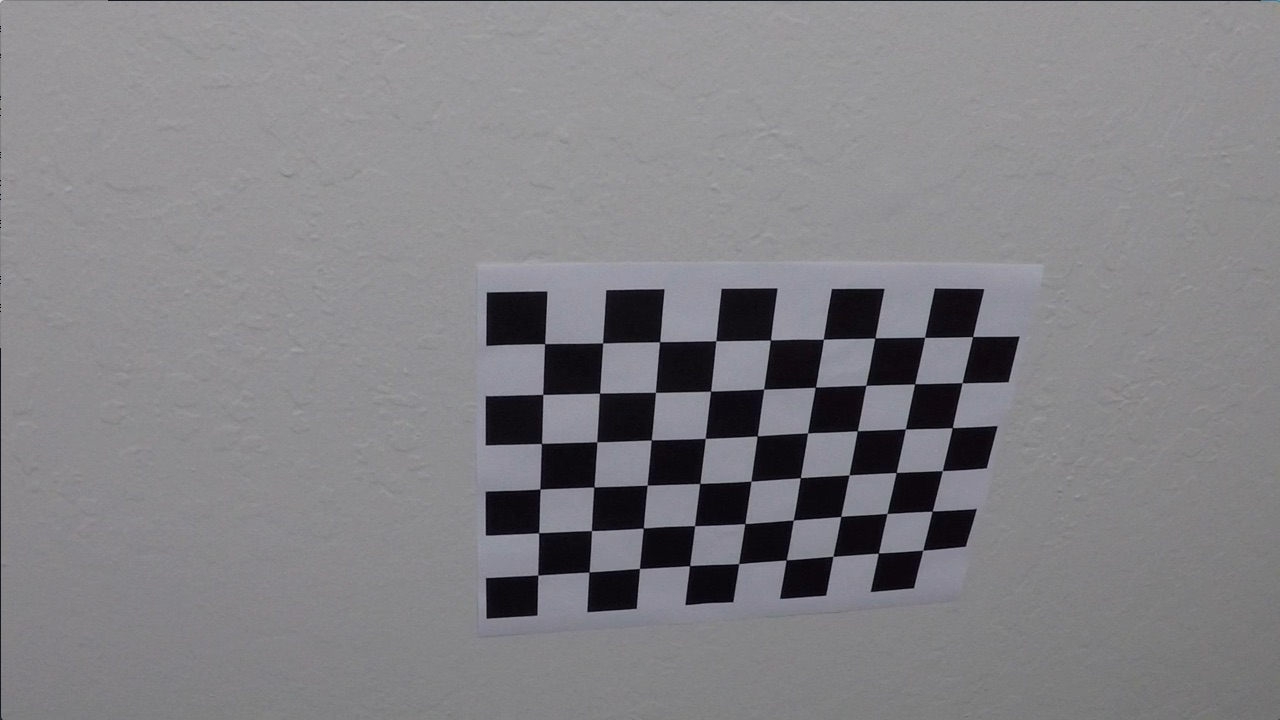
#> input picture CarND-Advanced-Lane-Lines-P2/camera_cal/calibration10.jpg, 1280 x 720 px; its folder holds only this picture in this run
$ jupyter execute --allow-errors P2.ipynb   (shell and % lines are left out)   (older library calls are emulated)
#> lines starting #> are read from the running program, lines starting #| are printed output that depends on the picture; after the words box and inside, x2 and y2 are one past the last pixel; in counts of white or black regions, pixels touching at a corner belong together
## Advanced Lane Finding Project

The goals / steps of this project are the following:

* Compute the camera calibration matrix and distortion coefficients given a set of chessboard images.
* Apply a distortion correction to raw images.
* Use color transforms, gradients, etc., to create a thresholded binary image.
* Apply a perspective transform to rectify binary image ("birds-eye view").
* Detect lane pixels and fit to find the lane boundary.
* Determine the curvature of the lane and vehicle position with respect to center.
* Warp the detected lane boundaries back onto the original image.
* Output visual display of the lane boundaries and numerical estimation of lane curvature and vehicle position.

---

## Import Packages

[cell 1]
import numpy as np
import cv2
import glob
import matplotlib.pyplot as plt
import matplotlib.image as mpimg

## Camera calibration using chessboard images

[cell 2]
# Step 1: extract object points and image points
# prepare object points, like (0,0,0),(1,0,0),(2,0,0),...,(nx,ny,0)
nx = 9
ny = 6
objp = np.zeros((nx*ny,3), np.float32)
objp[:,:2] = np.mgrid[0:nx,0:ny].T.reshape(-1,2)

# Arrays to store object points and image points from all the images.
objpoints = [] # 3d points in real world space
imgpoints = [] # 2d points in image plane.

# Make a list of calibration images
images = glob.glob('camera_cal/calibration*.jpg')

# Step through the list and search for chessboard corners
for fname in images:
    img = cv2.imread(fname)
#> img is the input picture: shape (720, 1280, 3); mean B, G, R 133.1, 129.4, 130.2
    gray = cv2.cvtColor(img, cv2.COLOR_BGR2GRAY)

    # Find the chessboard corners
    ret, corners = cv2.findChessboardCorners(gray, (nx,ny), None)
#> ret = True; corners = 54 rows, first 8: [545.3, 343.1], [602.7, 342.8], [660.1, 341.3], [715.8, 340.7], [770.6, 340], [823.5, 339.2], [874.3, 338.5], [925.1, 337.4]

    # If found, add object points, image points
    if ret == True:
        objpoints.append(objp)
        imgpoints.append(corners)

        # Draw and display the corners
        img = cv2.drawChessboardCorners(img, (nx,ny), corners, ret)
#> img: shape (720, 1280, 3); 1.91% of pixels changed, all inside (x1, y1, x2, y2) = (532, 331, 980, 582)
        #cv2.imshow('img',img)
        #cv2.waitKey(500)

cv2.destroyAllWindows()

# do camera calibration using object points and image points
# test undistortion on first calibration image and save undistorted image
img = cv2.imread('camera_cal/calibration1.jpg')
#> (the rest of this cell did not finish here and is left out)

## Pipeline for combined color and gradient thresholds

### Gradient Thresholds using sobel

[cell 3]
# Define a function that takes an image, gradient orientation,
# and threshold min / max values.
def abs_sobel_thresh(img, orient='x', sobel_kernel=3, thresh=(0,255)):
    # Convert to grayscale
    gray = cv2.cvtColor(img, cv2.COLOR_RGB2GRAY)  # use if image is read in via mpimg
    #gray = cv2.cvtColor(img, cv2.COLOR_BGR2GRAY) # use if image is read in via cv2
    # Apply x or y gradient with the OpenCV Sobel() function
    # and take the absolute value
    if orient == 'x':
        abs_sobel = np.absolute(cv2.Sobel(gray, cv2.CV_64F, 1, 0, ksize=sobel_kernel))
    if orient == 'y':
        abs_sobel = np.absolute(cv2.Sobel(gray, cv2.CV_64F, 0, 1, ksize=sobel_kernel))
    # Rescale back to 8 bit integer
    scaled_sobel = np.uint8(255*abs_sobel/np.max(abs_sobel))
    # Create a copy and apply the threshold
    binary_output = np.zeros_like(scaled_sobel)
    # using exclusive (>, <) thresholds
    binary_output[(scaled_sobel > thresh[0]) & (scaled_sobel < thresh[1])] = 1

    # Return the result
    return binary_output

# Define a function to return the magnitude of the gradient
# for a given sobel kernel size and threshold values
def mag_thresh(img, sobel_kernel=3, thresh=(0, 255)):
    # Convert to grayscale
    gray = cv2.cvtColor(img, cv2.COLOR_RGB2GRAY)  # use if image is read in via mpimg
    #gray = cv2.cvtColor(img, cv2.COLOR_BGR2GRAY) # use if image is read in via cv2
    # Take both Sobel x and y gradients
    sobelx = cv2.Sobel(gray, cv2.CV_64F, 1, 0, ksize=sobel_kernel)
    sobely = cv2.Sobel(gray, cv2.CV_64F, 0, 1, ksize=sobel_kernel)
    # Calculate the gradient magnitude
    gradmag = np.sqrt(sobelx**2 + sobely**2)
    # Rescale to 8 bit
    scale_factor = np.max(gradmag)/255
    gradmag = (gradmag/scale_factor).astype(np.uint8)
    # Create a binary image of ones where threshold is met, zeros otherwise
    binary_output = np.zeros_like(gradmag)
    binary_output[(gradmag > thresh[0]) & (gradmag < thresh[1])] = 1

    # Return the binary image
    return binary_output

# Define a function to threshold an image for a given range and Sobel kernel
def dir_threshold(img, sobel_kernel=3, thresh=(0, np.pi/2)):
    # Grayscale
    gray = cv2.cvtColor(img, cv2.COLOR_RGB2GRAY)  # use if image is read in via mpimg
    #gray = cv2.cvtColor(img, cv2.COLOR_BGR2GRAY) # use if image is read in via cv2
    # Calculate the x and y gradients
    sobelx = cv2.Sobel(gray, cv2.CV_64F, 1, 0, ksize=sobel_kernel)
    sobely = cv2.Sobel(gray, cv2.CV_64F, 0, 1, ksize=sobel_kernel)
    # Take the absolute value of the gradient direction,
    # apply a threshold, and create a binary image result
    absgraddir = np.arctan2(np.absolute(sobely), np.absolute(sobelx))
    binary_output =  np.zeros_like(absgraddir)
    binary_output[(absgraddir >= thresh[0]) & (absgraddir <= thresh[1])] = 1

    # Return the binary image
    return binary_output

### Combined Sobel thresholds

[cell 4]
# read image
image = mpimg.imread('test_images/test5.jpg')
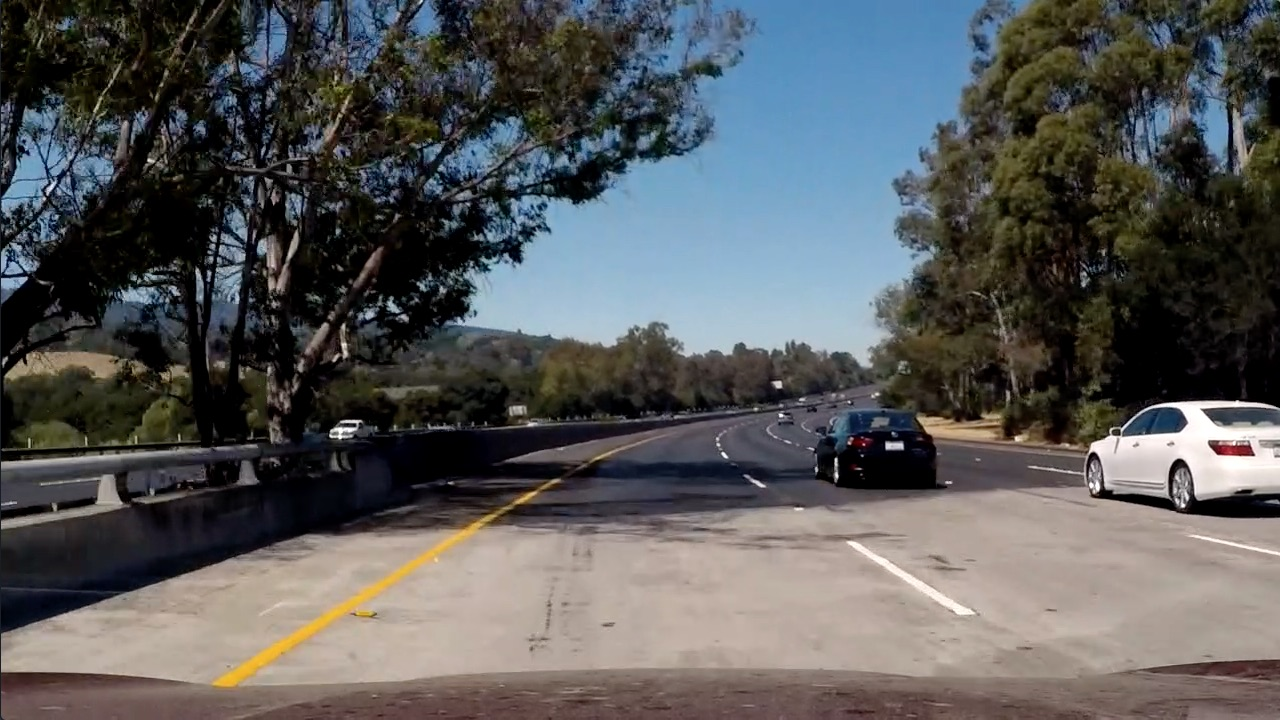
#> input picture CarND-Advanced-Lane-Lines-P2/test_images/test5.jpg, 1280 x 720 px
#> image is the input picture: shape (720, 1280, 3); mean R, G, B 88.5, 89.3, 89.8

# Choose a Sobel kernel size
ksize_abs = 3 # Choose a larger odd number to smooth gradient measurements
ksize_mag = 9 # Choose a larger odd number to smooth gradient measurements
ksize_dir = 15 # Choose a larger odd number to smooth gradient measurements

# defines thresholds
thresh_abs_x = (30, 180)
thresh_abs_y = (30, 180)
thresh_mag = (70, 120)
thresh_dir = (np.pi/3, np.pi/2)

# Apply each of the thresholding functions
gradx = abs_sobel_thresh(image, orient='x', sobel_kernel=ksize_abs, thresh=thresh_abs_x)
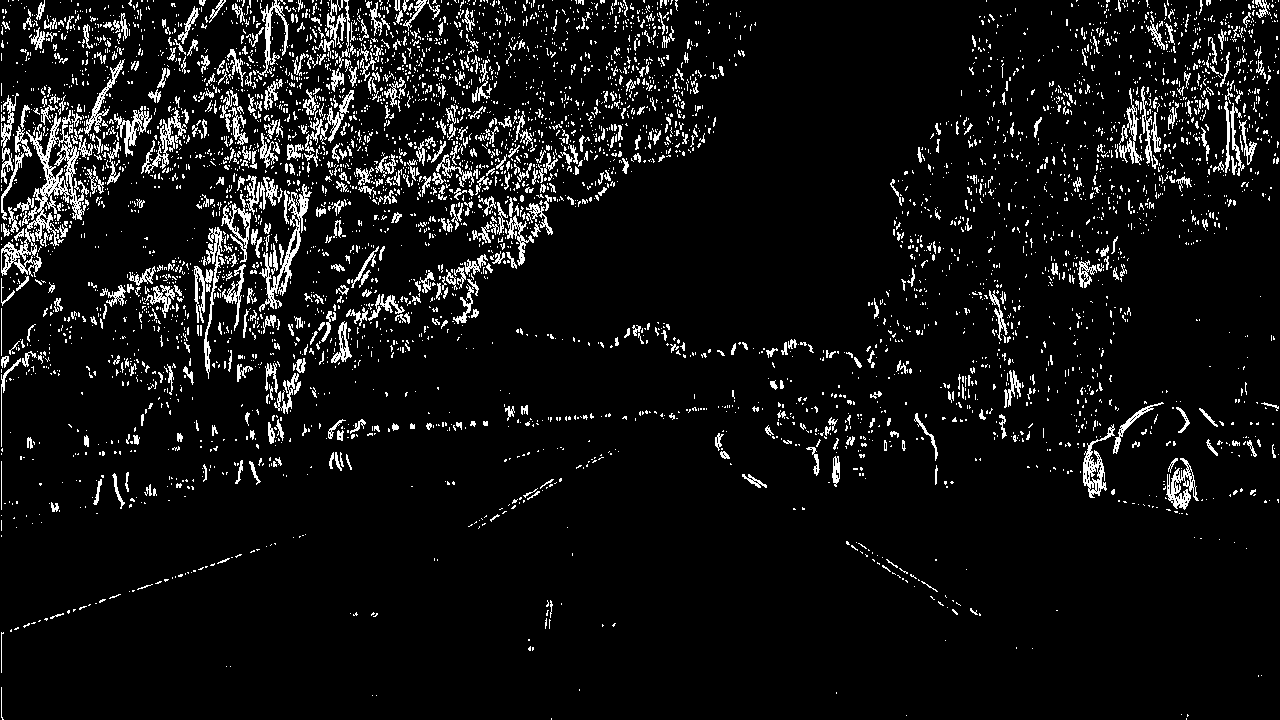
#> gradx: shape (720, 1280); values 0 (black) and 1 (white), 7.4% white in thin lines or dots
grady = abs_sobel_thresh(image, orient='y', sobel_kernel=ksize_abs, thresh=thresh_abs_y)
#> grady: shape (720, 1280); values 0 (black) and 1 (white), 7.5% white in thin lines or dots
mag_binary = mag_thresh(image, sobel_kernel=ksize_mag, thresh=thresh_mag)
#> in mag_thresh, `gradmag = np.sqrt(sobelx**2 + sobely**2)`:
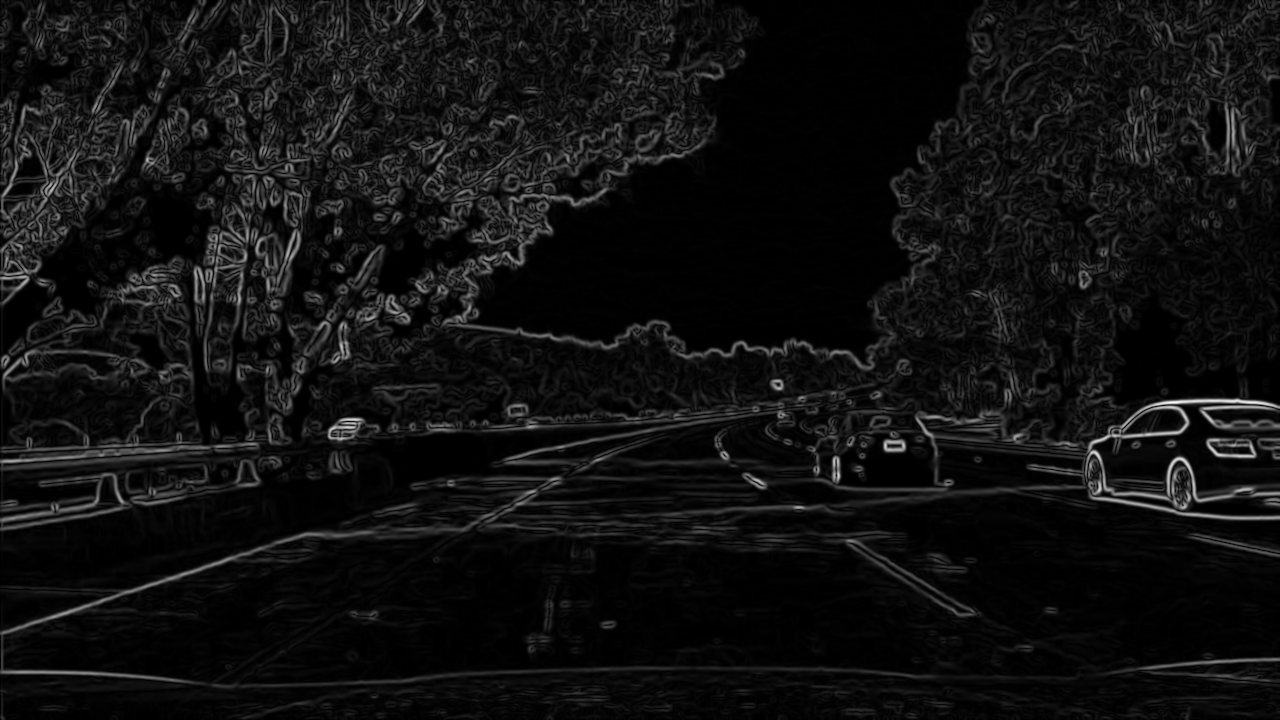
#> gradmag: shape (720, 1280) float64; min 0, max 2211799.6, mean 147883.6; drawn with min black and max white
#> in mag_thresh, `scale_factor = np.max(gradmag)/255`: scale_factor = 8673.7
#> mag_binary: shape (720, 1280); values 0 (black) and 1 (white), 3% white in thin lines or dots
dir_binary = dir_threshold(image, sobel_kernel=ksize_dir, thresh=thresh_dir)
#> dir_binary: shape (720, 1280) float64; values 0 (black) and 1 (white), 48.2% white; 4258 white regions (3136 under 20 px), largest, box (x1, y1, x2, y2) and area: (0, 1, 1280, 719) 314347, (93, 214, 187, 313) 2422, (1034, 1, 1102, 133) 2099

combined = np.zeros_like(dir_binary)
a = True
#combined[((gradx == 1) & (grady == 1)) | ((mag_binary == 1) & (dir_binary == 1))] = 1
#combined[((gradx == 1) & (grady == 1))] = 1
#combined[((gradx == 1))] = 1
#combined[((gradx == 1)) | ((mag_binary == 1) & (dir_binary == 1))] = 1
#combined[((grady == 1)) | ((mag_binary == 1) & (dir_binary == 1))] = 1
combined[(((gradx == 1) & a) & (grady == 1)) | ((mag_binary == 1))] = 1
#combined[((gradx == 1) & (grady == 1)) | ((dir_binary == 1))] = 1                          #5

# Plot the result
f, (ax1, ax2) = plt.subplots(1, 2, figsize=(24, 9))
f.tight_layout()
ax1.imshow(image)
ax1.set_title('Original Image', fontsize=50)
ax2.imshow(combined, cmap='gray')
ax2.set_title('Thresholded Magnitude', fontsize=50)
plt.subplots_adjust(left=0., right=1, top=0.9, bottom=0.)

### Color thresholds

[cell 5]
# Define a function that thresholds the H-, L- and S-channel of HLS
def hls_select(img, thresh=(0, 255), chan = 's'):
    # convert to HLS color space
    hls = cv2.cvtColor(img, cv2.COLOR_RGB2HLS)
    # extract channels
    h_channel = hls[:,:,0]
    l_channel = hls[:,:,1]
    s_channel = hls[:,:,2]
    # channel selection
    if chan=='h':
        channel = h_channel
    if chan=='l':
        channel = l_channel
    if chan=='s':
        channel = s_channel
    # apply threshold
    binary_output = np.zeros_like(channel)
    binary_output[(channel > thresh[0]) & (channel <= thresh[1])] = 1
    return binary_output

image = mpimg.imread('test_images/test5.jpg')

thresh_hls = (90,140)

hls_binary = hls_select(image, thresh_hls, chan='s')
#> in hls_select, `hls = cv2.cvtColor(img, cv2.COLOR_RGB2HLS)`: hls: shape (720, 1280, 3); mean of channels 0, 1, 2 55.5, 89.2, 70.1
#> in hls_select, `s_channel = hls[:,:,2]`:
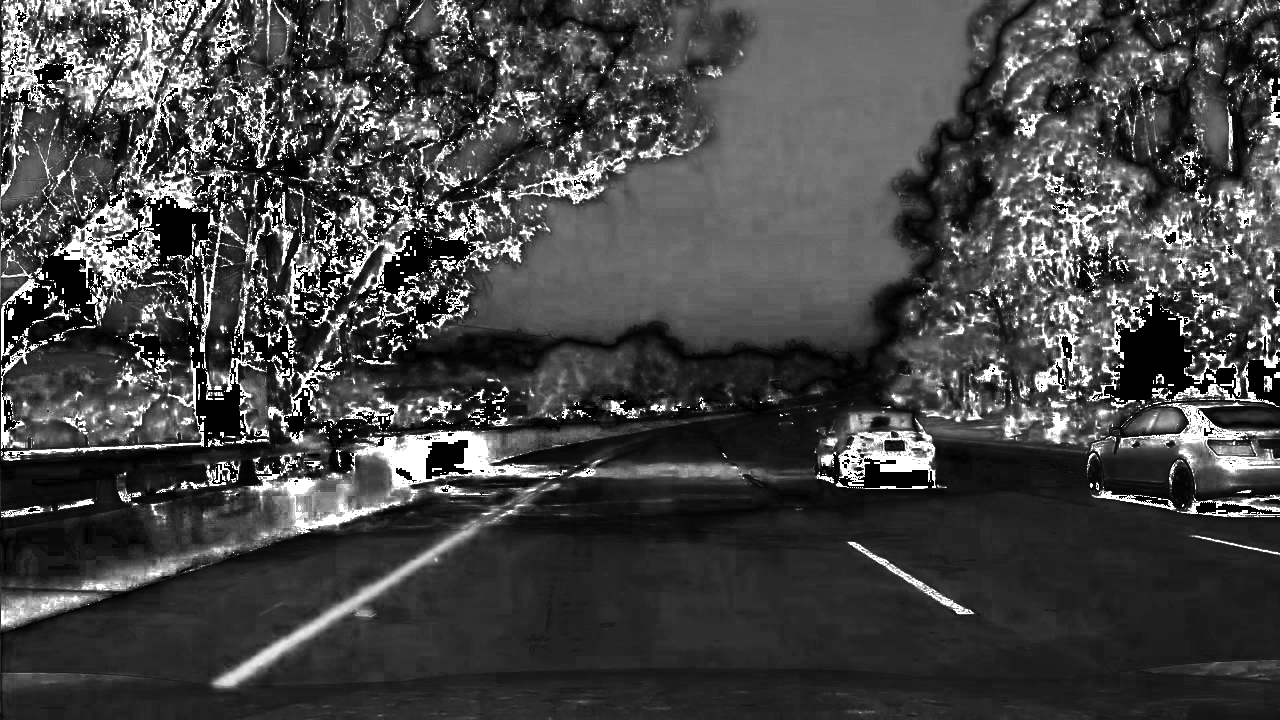
#> s_channel: shape (720, 1280); min 0, max 255, mean 70.1
#> hls_binary: shape (720, 1280); values 0 (black) and 1 (white), 16.6% white; 9420 white regions (9016 under 20 px), largest, box (x1, y1, x2, y2) and area: (489, 0, 984, 320) 84905, (56, 490, 296, 590) 2080, (212, 505, 502, 688) 1742

combined_grad_hls = np.zeros_like(dir_binary)
combined_grad_hls[(combined == 1) | (hls_binary == 1)] = 1

# Plot the result
f, (ax1, ax2) = plt.subplots(1, 2, figsize=(24, 9))
f.tight_layout()
ax1.imshow(image)
ax1.set_title('Original Image', fontsize=50)
ax2.imshow(combined_grad_hls, cmap='gray')
ax2.set_title('Thresholded Magnitude', fontsize=50)
plt.subplots_adjust(left=0., right=1, top=0.9, bottom=0.)
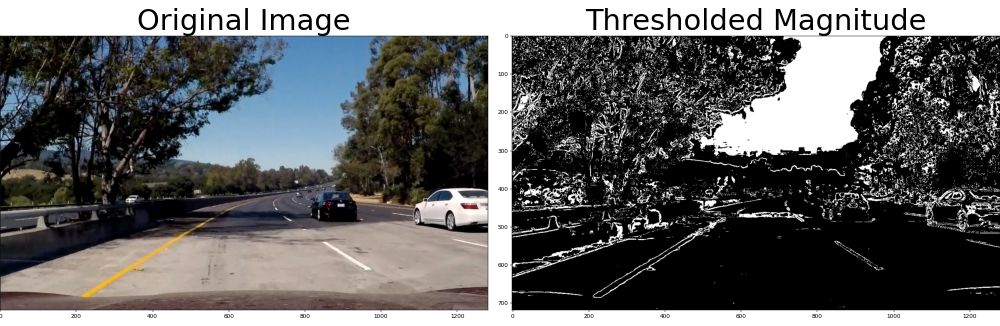
#> figure drawn by matplotlib, 2 panels
